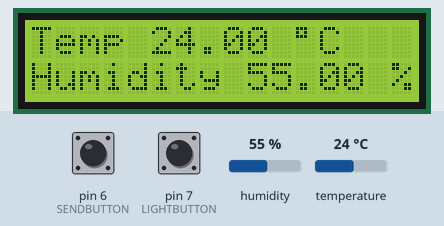
This sketch was run on a simulated Arduino Uno, built with avr-gcc and run on an emulated ATmega328P. Shown: 16×2 character LCD. The test bench sets the inputs (shaded band); at power-on: pin 7 (LIGHTBUTTON) HIGH, pin 6 (SENDBUTTON) HIGH, humidity 55 %, temperature 24 °C. WiFi joins after 1.5 s; servers stay silent unless stated; uploads are accepted with an empty reply.

Above: at 4.8 s.
4.9 s: pin 7 (LIGHTBUTTON) pulled LOW for 0.15 s
At 5.5 s:
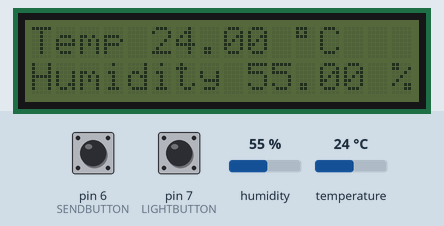
10.6 s: pin 7 (LIGHTBUTTON) pulled LOW for 1 s
At 11.3 s:
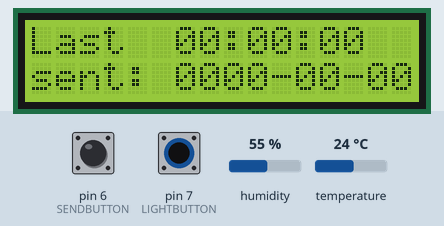
25.5 s: pin 6 (SENDBUTTON) pulled LOW for 0.15 s
At 25.98 s:
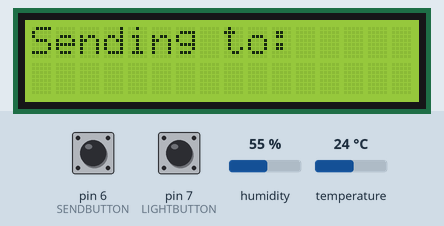
26.2 s: pin 7 (LIGHTBUTTON) pulled LOW for 3.2 s
At 28.4 s:
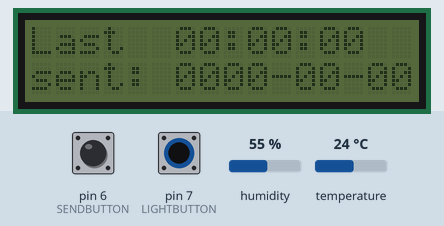
43.3 s: humidity set to 22 %
At 53.33 s:
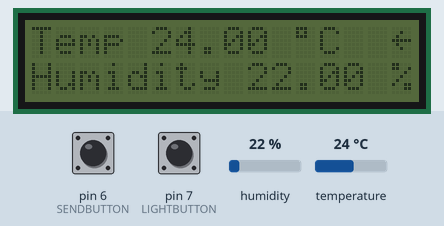
54.9 s: temperature set to 12 °C
At 64.9 s:
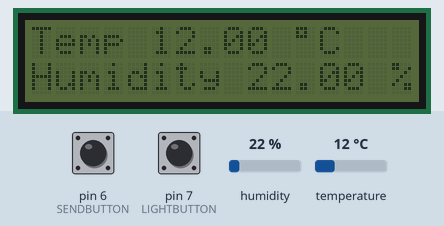
Timing chart, 0 to 66.2 s (numbered marks = the images above; inputs shaded):
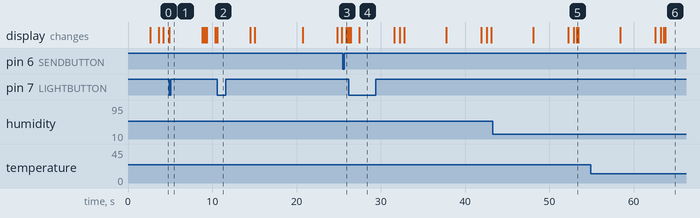

The sketch:

LabMeter.ino
```cpp
/**********************

Lab-Meter Version: 2022-02-03 v1.2.0
Arduino for temperature and humidity measurement, display on LCD and send data to web server.
Parts: DHT22 sensor via 1-wire protocol, 16x2 LC-display via I2C, Arduino with Ethernet shield
(not using the SD card on the module and - different from Lcd-Meter project - not using a RTC module).
Option to use the built-in watchdog functionality (8 seconds timeout).

**********************/

#include <Wire.h>
#include <LiquidCrystal_I2C.h>
#include <DHT.h>
#include <SPI.h>
#include <Ethernet.h>
#include <avr/wdt.h>

#define LCDADDR 0x27      // I2C-address for LCD module (e.g. joy-it brand used in the example project)
#define DHTPIN 2          // The sensor is connected to PIN 2 for 1-wire protocol
#define DHTTYPE DHT22     // Specify the DHT22 sensor type

#define LIGHTBUTTON 7     // Pin 7 input for button to toggle LCD backlight on/off
#define SENDBUTTON 6      // Pin 6 input for button to trigger data sending manually

#define SENDSPEED 3       // Interval (in minutes) for sending data to the webserver (integer number, default: 3)
#define AUTORESET 0       // time (in minutes) after which it will force a reset regularly (0=disable)

int devnum = 1;   // unique number for this device - important to change this if operating multiple devices

char night[] = "21";      // the hour when LCD backlight should automatically switch off (2 digits)
char morning[] = "07";     // the hour when LCD backlight is automatically switched on (2 digits)

char server[] = "mackrug.de";     // Name of webserver, where the measurement data will be sent (note: a working test server is configured here)
char serverpath[] = "/labmeter/sensor.php";  // path to PHP script on webserver, which is called via http. Starts with "/"
char security[] = "a4b3c2d1";     // 8 hex digits security code for this device, used in the HTTP GET request and checked by PHP script on server
char marker = char('|');          // recognition sign "|" used in the 21-characters date/time response string "|Y-m-d|H:i:s|" from the server
bool trydhcp = true;         // true = try DHCP first to obtain an IP address
bool usewatchdog = true;     // true = activate the Watchdog functionality (triggered if program hangs for more than 8 seconds)

float tempcorr = 0.0 ;            // This correction value is applied to measured temperature (default: 0.0)

// MAC address from label on the ethernet shield or simply made up (but unique inside network)
byte mac[] = { 0xA0, 0xB1, 0xC2, 0xD3, 0xEF, 0xF7 };

// fallback IP address to use if DHCP was not successful - must match your local network settings
IPAddress ip(192, 168, 0, 99);

EthernetClient webclient;

LiquidCrystal_I2C lcd(LCDADDR, 16, 2);  // the 16x2 LCD module, called as "lcd"

DHT dht(DHTPIN, DHTTYPE);    // the sensor module called as "dht"

void setup() {

  pinMode(LIGHTBUTTON, INPUT_PULLUP);
  pinMode(SENDBUTTON, INPUT_PULLUP);

  Wire.begin();
  // Serial Monitor only for testing purposes if needed
  // Serial.begin(19200);

  lcd.init();
  // switch the LCD backlight on
  lcd.backlight();
  lcd.print("Lab-Meter   ["+String(devnum)+"]  ");
  lcd.setCursor(0,1);
  lcd.print("IP: trying DHCP ");

  dht.begin(); //DHT22 sensor start

  bool dhcpconnect;
  if ( trydhcp == true )    // try first DHCP according to setup
     {
      // Serial.println("Startup: trying DHCP.");
      dhcpconnect = Ethernet.begin(mac);
     }
  if (trydhcp == false || dhcpconnect == false)
    {
     lcd.setCursor(0,1);
     lcd.print("IP: using static");
     // Serial.println("DHCP failed. Trying static.");
     delay(1000);
     Ethernet.begin(mac, ip);     // if not successful, use the specified static address
    }
  delay(1000);

  // Serial.print("IP = ");
  // Serial.println(Ethernet.localIP());

  lcd.setCursor(0,1);
  lcd.print(Ethernet.localIP());
  lcd.print("         ");
  delay(1000);

  if ( usewatchdog == true )
     {
      wdt_enable(WDTO_8S);
     }
}

float humidity;
float temperature;
String timecode ;
String datecode ;

bool displaylight = true;
bool lightswitch = true;
bool lbuttondown = false;
bool sbuttondown = false;
unsigned long resetcounter = 60L*AUTORESET;
int timecounter = 1;
int sensorcounter = 1;
int displaycounter = 6;
int sendcounter = 1;

void loop() {

// interval to read new measurement from sensor, sensorcounter=500 means ca. every 10 seconds
sensorcounter--;
if (sensorcounter < 1)
  {
   sensorcounter = 500 ;
   lcd.setCursor(15,0);
   lcd.print( (char)127 );
   humidity = dht.readHumidity() ;         // read humidity
   temperature = dht.readTemperature() + tempcorr ;   // read temperature and add the correction value
  }
else if(sensorcounter == 475)
  {
   lcd.setCursor(15,0);
   lcd.print(" ");
  }

if(digitalRead(LIGHTBUTTON) == LOW && lbuttondown == false)    // when lightbutton is pressed
  {
    lbuttondown = true;
    if(displaylight == true)
      {
       displaylight = false;
       lcd.noBacklight();
      }
    else
      {
       displaylight = true;
       lcd.backlight();
      }
  }
else if(digitalRead(LIGHTBUTTON) == HIGH && lbuttondown == true)
  { lbuttondown = false; }

if(digitalRead(SENDBUTTON) == LOW && sbuttondown == false)    // when sendbutton is pressed
  {
   sbuttondown = true;
   displaycounter = 1;
   sendcounter = 1;
   sensorcounter = 300;
  }
else if(digitalRead(SENDBUTTON) == HIGH && sbuttondown == true)
  { sbuttondown = false; }

timecounter--;
if (timecounter < 1)
{
  timecounter = 50;    // 50 x 20 ms = ca. 1 second interval
  resetcounter--;
  wdt_reset();

  displaycounter--;
  if (displaycounter > 5)
   {
    lcd.setCursor(0,0);
    lcd.print("Last  "+timecode+" ");
    lcd.setCursor(0,1);
    lcd.print("sent: "+datecode);
   }
  else
   {
    lcd.setCursor(0,0);
    lcd.print("Temp "+String(temperature)+" "+(char)223+"C  ");
    lcd.setCursor(0,1);
    lcd.print("Humidity "+String(humidity)+" %");
   }

  if (displaycounter < 1)
   {
    // it will rotate between measurements and date/time display using ca. 10 seconds repeat time
    displaycounter = 10;
    Ethernet.maintain();

    // deactivate LCD backlight automatically at nighttime and activate in the morning
    if(lightswitch == true && timecode.substring(0,2) == night)
      {
       lightswitch = false;
       displaylight = false;
       lcd.noBacklight();
      }
    if(lightswitch == false && timecode.substring(0,2) == morning)
      {
       lightswitch = true;
       displaylight = true;
       lcd.backlight();
      }

    // interval for sending data to the webserver
    sendcounter--;
    if (sendcounter < 1)
     {
      sendcounter = 6 * SENDSPEED;
      wdt_reset();

      lcd.clear();
      lcd.print("Sending to:");
      lcd.setCursor(0,1);

      if (webclient.connect(server,80))
       {
        lcd.print(webclient.remoteIP());
        // Serial.println("Sending HTTP GET request to Server");
        // Send the HTTP GET request, with parameters: s=security code, d=device number, t=temperature, h=humidity
        webclient.println("GET "+String(serverpath)+"?s="+security+"&d="+String(devnum)+"&t="+String(temperature)+"&h="+String(humidity)+" HTTP/1.1");
        webclient.println("Host: "+String(server));
        webclient.println("Connection: close");
        webclient.println();
       }
      else
       {
        // if no connection to webserver possible
        lcd.print("failed");
        // Serial.println("Server connection failed");
       }

      wdt_reset();
      while (webclient.connected() && !webclient.available())
          {
           delay(1);
          }

      wdt_reset();
      timecode = "";
      datecode = "";
      int dcount = 0;
      while ( (webclient.connected() || webclient.available()) && dcount < 20 )
          {
           char ch = webclient.read();
           if (ch == marker && dcount == 0)
           {
             dcount = 1;
           }
           else if (ch != marker && dcount > 0 && dcount < 9)
            {
              timecode += ch;
              dcount++;
            }
           else if (ch != marker && dcount > 9 && dcount < 20)
            {
              datecode += ch;
              dcount++;
            }
            else if (ch == marker)
            {
              dcount++;
            }
          }
      if (dcount != 20)
      {
        timecode = "00:00:00";
        datecode = "0000-00-00";
      }

      // Serial.println("Sent: "+timecode+" "+datecode);
      lcd.setCursor(15,0);
      lcd.print( (char)126 );

      if (!webclient.connected())
         {
          webclient.stop();
         }

      delay(200);
      lcd.setCursor(15,0);
      lcd.print(" ");
     }
  }
 }

// the basic loop delay is 20 milliseconds
delay(20);
if (resetcounter < 1 && AUTORESET > 0 && usewatchdog == true)
   {
    lcd.clear();
    lcd.print("Auto-reset!");
    lcd.setCursor(0,1);
    while(true)
    {
     lcd.print(".");
     delay(1000);
     //endless loop to force the 8 sec watchdog (happens every AUTORESET minutes)
     }
   }
}
```

Measured:
- after the input at 4.9 s, the display: changes at once (image 1)
- after the input at 10.6 s, the display: changes at once (image 2)
- after the input at 25.5 s, the display: changes after 0.39 s (image 3)
- after the input at 26.2 s, the display: first differs from a run without the input after 0.22 s (image 4 shows a later state)
